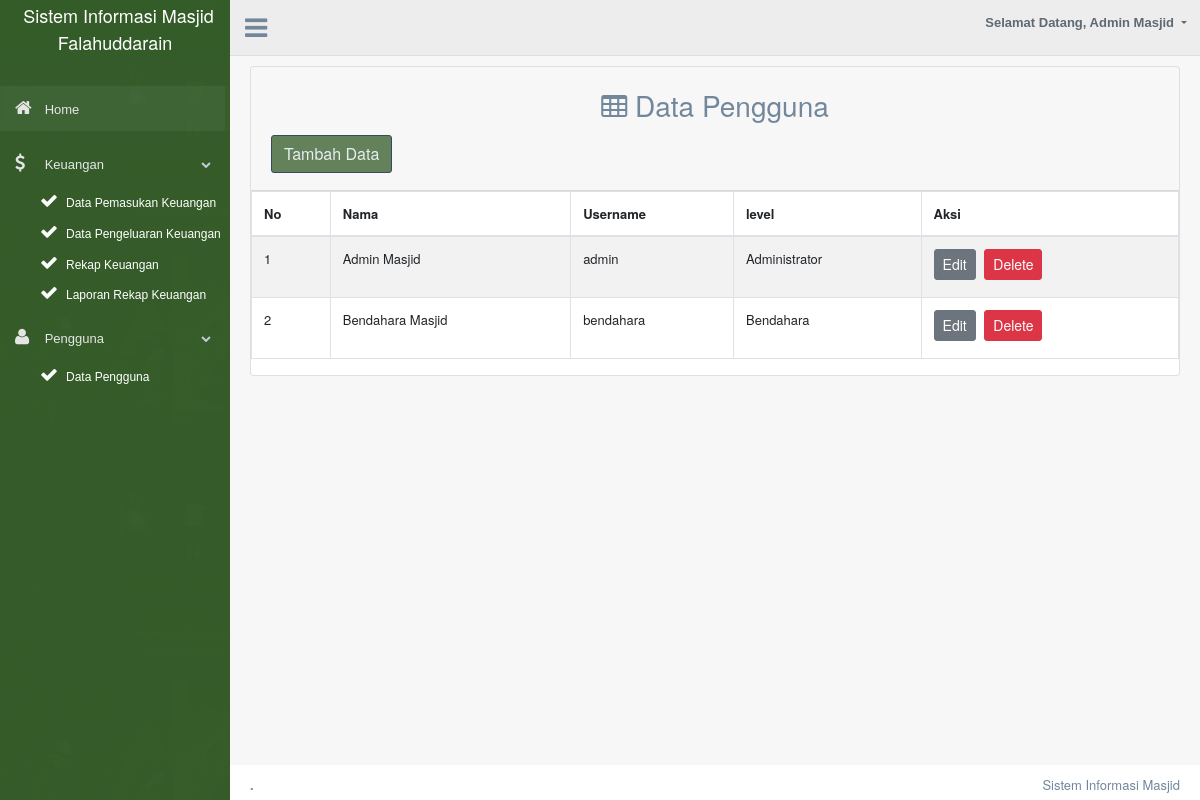
The page /index.php?page=tampil4 (signed in) on the database its author committed.
### tables this page shows
CREATE TABLE `pengguna` (
  `id_pm` varchar(50) NOT NULL,
  `nama_pm` varchar(50) NOT NULL,
  `username` varchar(50) NOT NULL,
  `password` varchar(50) NOT NULL,
   `level` enum('Administrator','Bendahara') NOT NULL
);

### tampil4.php (the view, shortened to what this page needs)
<?php
include('config.php');
?>
	<div class="card card-info" style="margin-top:20px">
		<div class="card-header">
		<h3 class="card-title">
			<center><i class="fa fa-table"></i> Data Pengguna</h3></center>
			<a href="index.php?page=tambah3"><button class="btn btn-dark right">Tambah Data</button></a>
	</div>
		<div class="table-responsive">
		<table class="table table-bordered table-striped">
			<thead>
				<tr>
					<th>No</th>
					<th>Nama </th>
					<th>Username</th>
					<th>level</th>
					<th>Aksi</th>
				</tr>
			</thead>
			<tbody>
				<?php
				$sql = mysqli_query($koneksi, "SELECT * FROM pengguna  ORDER BY id_pm ASC") or die(mysqli_error($koneksi));
				if(mysqli_num_rows($sql) > 0){
					$no = 1;
					while($data = mysqli_fetch_assoc($sql)){
						echo '
						<tr>
							<td>'.$no.'</td>
							<td>'.$data['nama_pm'].'</td>
							<td>'.$data['username'].'</td>
							<td>'.$data['level'].'</td>
							<td>
								<a href="index.php?page=edit_pm&id_pm='.$data['id_pm'].'" class="btn btn-secondary btn-sm">Edit</a>
								<a href="delete3.php?id_pm='.$data['id_pm'].'" class="btn btn-danger btn-sm" onclick="return confirm(\'Yakin ingin menghapus data ini?\')">Delete</a>
							</td>
						</tr>
						';
						$no++;
					}
				}else{
					echo '
					<tr>
						<td colspan="6">Tidak ada data.</td>
					</tr>
					';
				}
				?>
		</table>
	</div>
	</div>

### assets/css/new.css (style rules this page uses)
.btn-dark { background-color: #355c2ac2; }

### rows shown on the page
pengguna: nama_pm "Admin Masjid", username "admin", level "Administrator"
pengguna: nama_pm "Bendahara Masjid", username "bendahara", level "Bendahara"

### other values the page prints
$_SESSION['ses_nama'] "Admin Masjid"
